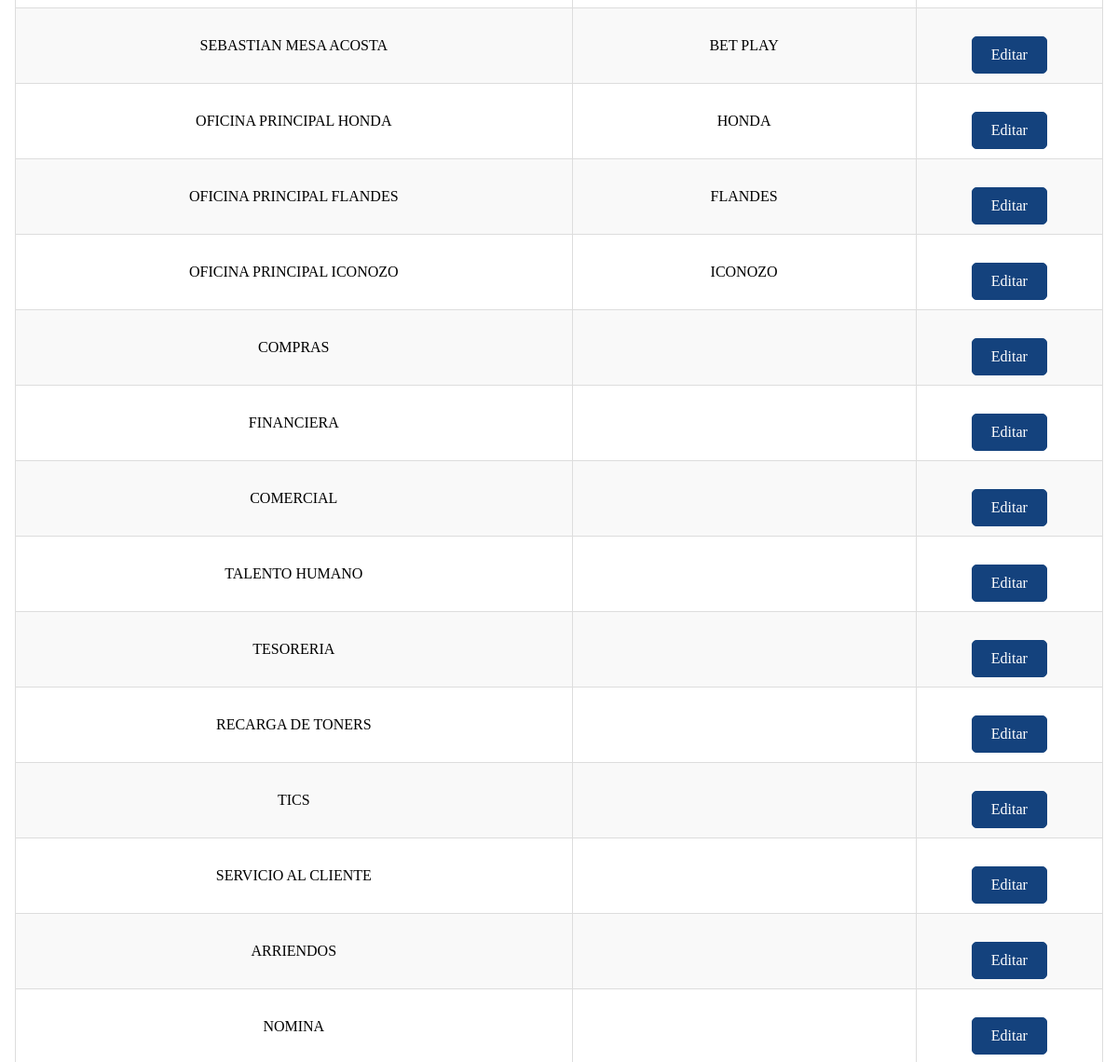
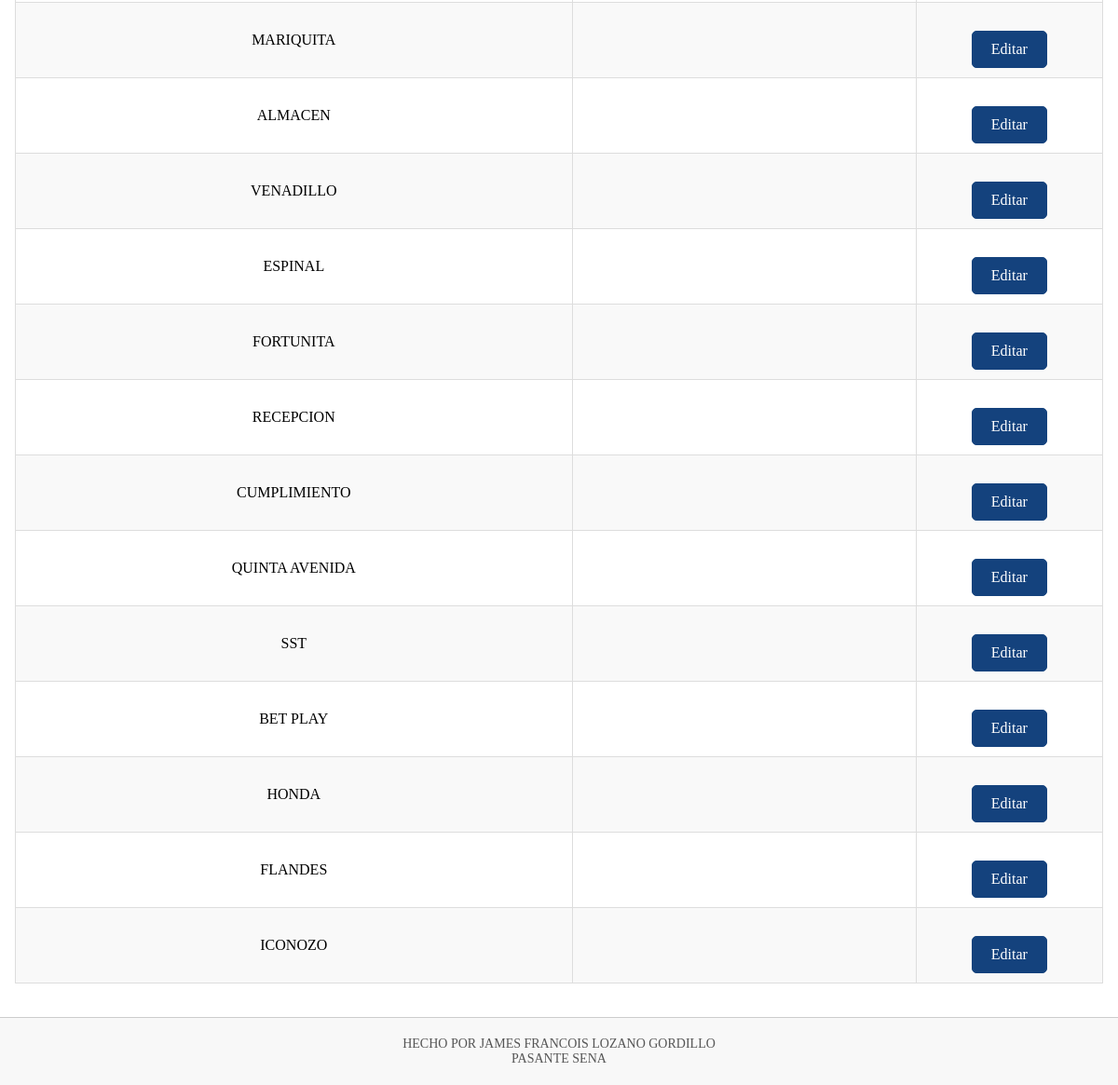
The page /buscar_Persona/ (lower part) on the database as committed earlier (2 pictures, top to bottom).
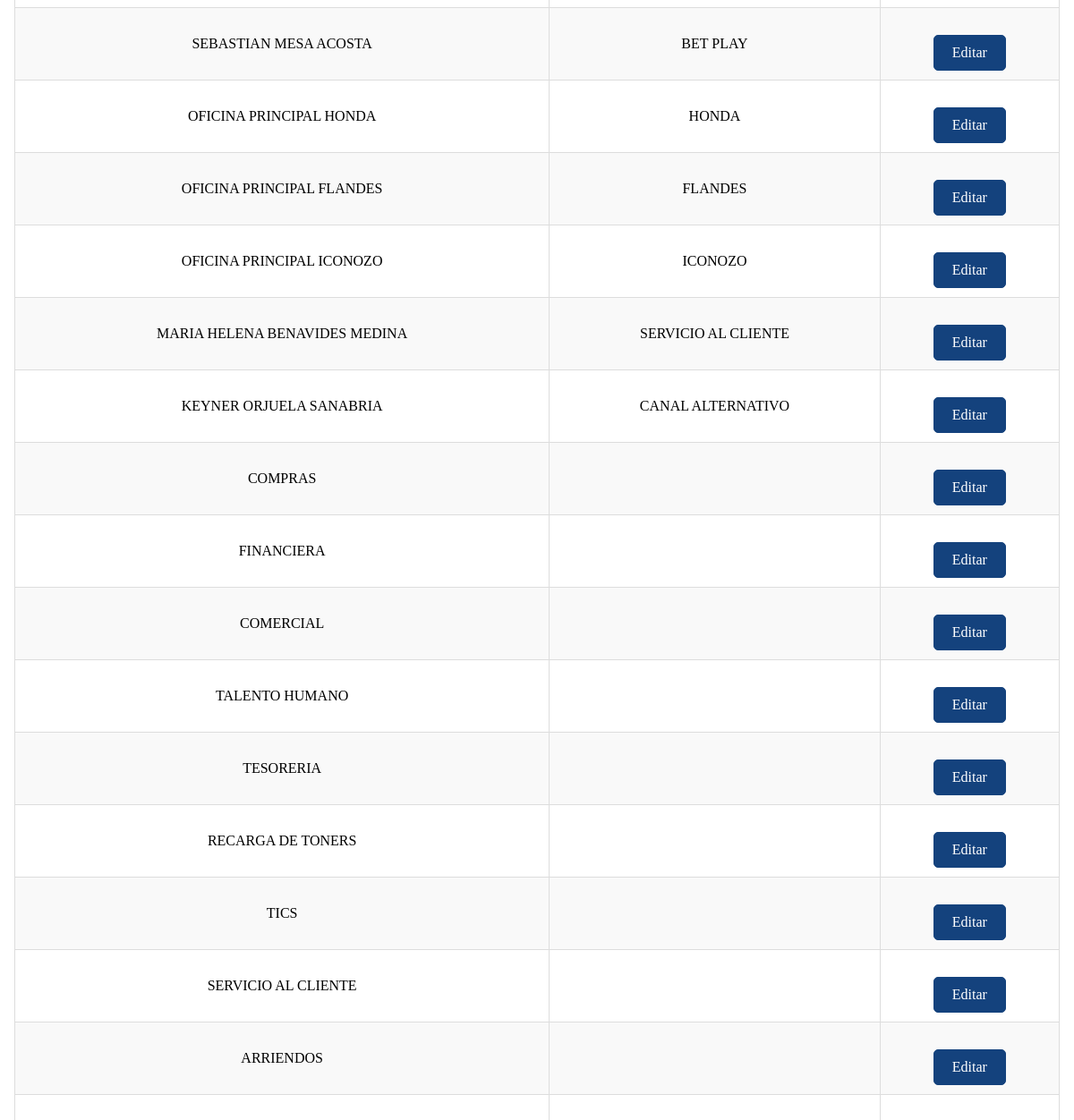
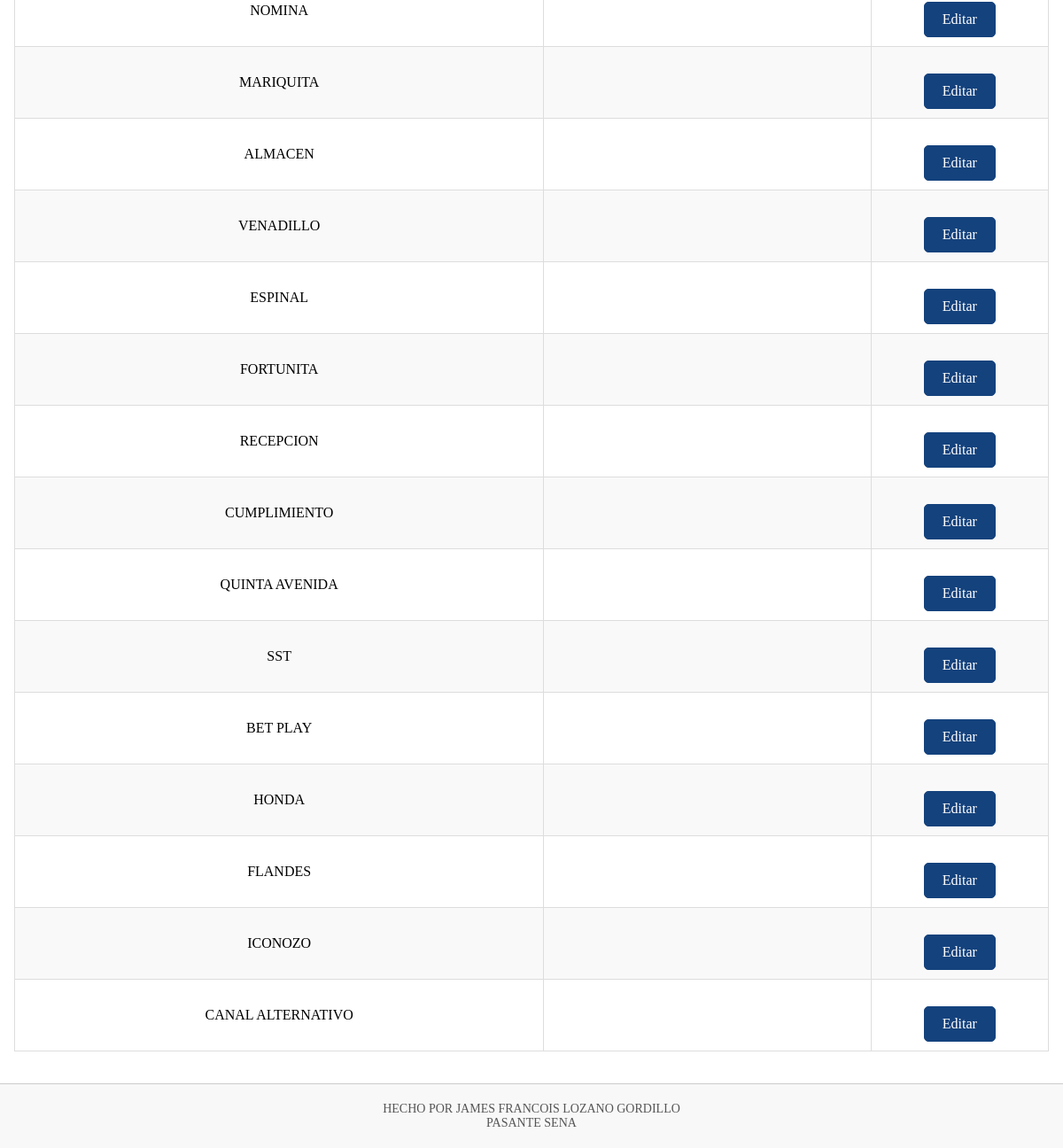
The same page on the database as committed later (2 pictures, top to bottom).
### Datos/models.py (models this page shows, shortened)
class Persona(models.Model):
    nombre = models.CharField(max_length=100)
    firma = models.ImageField(upload_to='firmas/')
    area = models.ForeignKey(Area, on_delete=models.SET_NULL, null=True, blank=True)

class Area(models.Model):
    nombre = models.CharField(max_length=20)
    def __str__(self) -> str:
        return self.nombre

### Datos/views.py (the view)
# urls.py: path('buscar_Persona/', views.buscar_Persona, name='buscar_Persona'),
def buscar_Persona(request):
    query = request.GET.get('q', '')
    personas = Persona.objects.filter(nombre__icontains=query)
    areas = Area.objects.filter(nombre__icontains=query)
    producto = list(personas) + list(areas)
    return render(request, 'vista/lista_personas.html', {'producto': producto})

### Datos/templates/vista/lista_personas.html (shortened to what this page needs)
{% extends 'layouts/base.html' %}
{% block content %}
<br>
<br>
{% load static %}
<!DOCTYPE html>
<html lang="es">
<head>
    <link rel="stylesheet" type="text/css" href="{% static 'CSS/ALL.css' %}">
</head>
<body>
    <br>
    <br>
    <table border="1">
        <tbody>
            {% for item in producto %}
            <tr>
                <td>{{ item.nombre }}</td>
                <td>{{ item.area }}</td>
                <td>
                    <a href="{% url 'Editar_Persona' item.id %}" class="btn">Editar</a>
                </td>
            </tr>
            {% empty %}
            <tr>
                <td colspan="3">No se encontraron resultados.</td>
            </tr>
            {% endfor %}
        </tbody>
    </table>
</body>
</html>
{% endblock %}

Rows that differ between the two databases and show on the page:
added Persona: nombre "MARIA HELENA BENAVIDES MEDINA", area "SERVICIO AL CLIENTE"
added Persona: nombre "KEYNER ORJUELA SANABRIA", area "CANAL ALTERNATIVO"
added Area: nombre "CANAL ALTERNATIVO"
